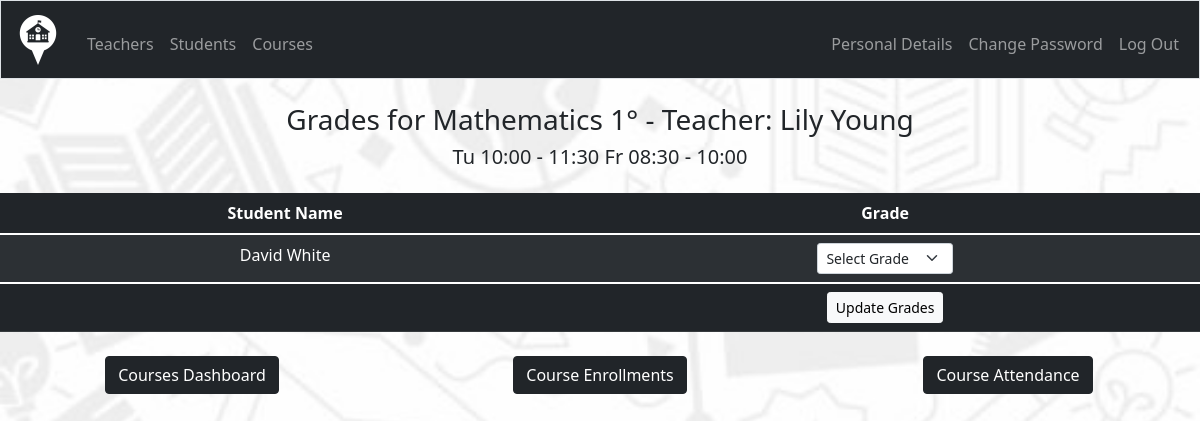
/teacher/grades/1 (signed in), run on the app's committed database.
### tables this page shows
CREATE TABLE 'course' ('course_id' INTEGER PRIMARY KEY AUTOINCREMENT NOT NULL, 'name' TEXT NOT NULL, 'level' TEXT, 'teacher_id' INTEGER);

CREATE TABLE 'user' (
    user_id INTEGER PRIMARY KEY NOT NULL,
    hash TEXT NOT NULL,
    mail TEXT,
    phone TEXT, 
    role TEXT CHECK( role IN ('Admin', 'Teacher') )
, 'name' TEXT);

CREATE TABLE 'course_schedule' ('schedule_id' INTEGER PRIMARY KEY AUTOINCREMENT NOT NULL, 'course_id' INTEGER, 'dayofweek' TEXT, 'start_time' TEXT, 'end_time' TEXT);

CREATE TABLE enrollment (
    course_id INTEGER,
    student_id INTEGER,
    FOREIGN KEY (course_id) REFERENCES course(course_id),
    FOREIGN KEY (student_id) REFERENCES student(student_id),
    UNIQUE(course_id, student_id)
);

CREATE TABLE student (
    student_id INTEGER PRIMARY KEY NOT NULL,
    name TEXT NOT NULL,
    phone TEXT,
    adult_phone TEXT
);

### app.py (the view, shortened to what this page needs)
@app.route("/teacher/grades/<int:course_id>", methods=["GET", "POST"])
@login_required
def grades(course_id):
    sql = """
            SELECT
                course.course_id,
                course.name,
                course.level,
                user.name AS teacher_name,
                course_schedule.dayofweek AS course_day,
                course_schedule.start_time AS course_start,
                course_schedule.end_time AS course_end
            FROM course
            LEFT JOIN user ON course.teacher_id = user.user_id
            LEFT JOIN course_schedule ON course.course_id = course_schedule.course_id
            WHERE course.course_id = ?
            ORDER BY CASE course_schedule.dayofweek
                WHEN 'Monday' THEN 1
                WHEN 'Tuesday' THEN 2
                WHEN 'Wednesday' THEN 3
                WHEN 'Thursday' THEN 4
                WHEN 'Friday' THEN 5
            END;"""
    course = db.execute(sql, course_id)
    enrollments = db.execute(
        "SELECT student_id, name FROM enrollment JOIN student USING (student_id) WHERE course_id = ? ORDER BY student.name",
        course_id,
    )
    grades = db.execute(
        "SELECT student_id, grade FROM grades WHERE course_id = ?", course_id
    )
    if not course:
        flash("Course not found.", "error")
        return redirect("/teacher/courses")
    return render_template(
        "course_grades.html", course=course, enrollments=enrollments, grades=grades
    )

### app.py (called while the page is built)
@app.after_request
def after_request(response):
    response.headers["Cache-Control"] = "no-cache, no-store, must-revalidate"
    response.headers["Expires"] = 0
    response.headers["Pragma"] = "no-cache"
    return response

### helpers.py (called while the page is built)
def login_required(f):
    @wraps(f)
    def decorated_function(*args, **kwargs):
        if session.get("user_id") is None:
            return redirect("/login")
        return f(*args, **kwargs)
    return decorated_function

### templates/course_grades.html (shortened to what this page needs)
{% extends "layout.html" %}
{% block main %}
<div class="enrollments-list">
    <h3>Grades for {{ course[0].name }} {{ course[0].level }} - Teacher: {{ course[0].teacher_name }}</h3>
    <h5>{% set added_schedules = [] %}
        {% for schedule in course %}
            {% if schedule.course_day not in added_schedules %}
                {{ schedule.course_day[:2] }} {{ schedule.course_start }} - {{ schedule.course_end }}
                {% set _ = added_schedules.append(schedule.course_day) %}
            {% endif %}
        {% endfor %}</h5>
    <form action="/teacher/grades/{{ course[0].course_id }}" method="post">
        <table class="table table-dark table-striped mt-4">
            <thead>
                <tr>
                    <th>Student Name</th>
                    <th>Grade</th>
                </tr>
            </thead>
            <tbody>
                {% for student in enrollments %}
                    <tr>
                        <td>{{ student.name }}</td>
                        <td>
                            <div class="row justify-content-center">
                                <div class="col-md-3">
                                    {% if grades %}
                                        {% for grade in grades %}
                                            {% if grade.student_id == student.student_id %}
                                            <select class="form-select form-select-sm" name="grade_{{ student.student_id }}">
                                                <option disabled>Select Grade</option>
                                                <option value="A" {% if grade.grade == "A" %} selected {% endif %}>A</option>
                                                <option value="B" {% if grade.grade == "B" %} selected {% endif %}>B</option>
                                                <option value="C" {% if grade.grade == "C" %} selected {% endif %}>C</option>
                                                <option value="D" {% if grade.grade == "D" %} selected {% endif %}>D</option>
                                                <option value="F" {% if grade.grade == "F" %} selected {% endif %}>F</option>
                                            </select>
                                            {% endif %}
                                        {% endfor %}
                                    {% elif not grades %}
                                        <select class="form-select form-select-sm" name="grade_{{ student.student_id }}">
                                            <option disabled selected>Select Grade</option>
                                        </select>
                                    {% endif %}
                                </div>
                            </div>
                        </td>
                    </tr>
                {% endfor %}
            </tbody>
            <tfoot>
                <tr>
                    <td></td>
                    <td>
                        <input type="submit" class="btn btn-light btn-sm" value="Update Grades">
                    </td>
                </tr>
            </tfoot>
        </table>
    </form>
    <div class="row justify-content-around">
        <div class="col-md-3">
            <a href="/teacher/courses" class="btn btn-dark mt-2">Courses Dashboard</a>
        </div>
        <div class="col-md-3">
            <a href="/course/enrollments/{{ course[0].course_id }}" class="btn btn-dark mt-2">Course Enrollments</a>
        </div>
        <div class="col-md-3">
            <a href="/course/attendance/{{ course[0].course_id }}" class="btn btn-dark mt-2">Course Attendance</a>
        </div>
    </div>
</div>
{% endblock %}

### static/styles.css (style rules this page uses)
body { background-image: url('/static/school.jpg'); background-size: cover; background-position: center; background-repeat: no-repeat; }

### data on the page
course: name "Mathematics", level "1°"
user: name "Lily Young"
course_schedule: dayofweek "Tu", course_start "10:00", course_end "11:30"
course_schedule: dayofweek "Fr", course_start "08:30", course_end "10:00"
enrollment: name "David White"
